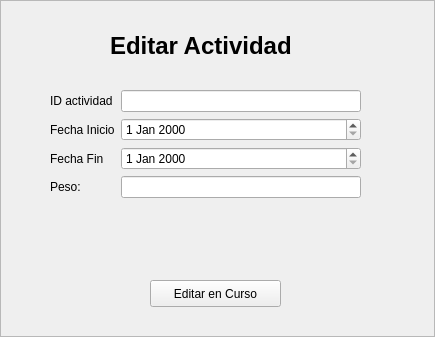
<?xml version="1.0" encoding="UTF-8"?>
<ui version="4.0">
 <class>Frame</class>
 <widget class="QFrame" name="Frame">
  <property name="geometry">
   <rect>
    <x>0</x>
    <y>0</y>
    <width>435</width>
    <height>337</height>
   </rect>
  </property>
  <property name="windowTitle">
   <string>Frame</string>
  </property>
  <property name="frameShape">
   <enum>QFrame::StyledPanel</enum>
  </property>
  <property name="frameShadow">
   <enum>QFrame::Raised</enum>
  </property>
  <widget class="QLabel" name="etiquetaTitulo">
   <property name="geometry">
    <rect>
     <x>110</x>
     <y>30</y>
     <width>251</width>
     <height>31</height>
    </rect>
   </property>
   <property name="font">
    <font>
     <pointsize>18</pointsize>
     <weight>75</weight>
     <bold>true</bold>
    </font>
   </property>
   <property name="text">
    <string>Editar Actividad</string>
   </property>
  </widget>
  <widget class="QWidget" name="formLayoutWidget">
   <property name="geometry">
    <rect>
     <x>50</x>
     <y>90</y>
     <width>311</width>
     <height>181</height>
    </rect>
   </property>
   <layout class="QFormLayout" name="formLayout">
    <item row="0" column="0">
     <widget class="QLabel" name="etiquetaIDActividad">
      <property name="text">
       <string>ID actividad</string>
      </property>
     </widget>
    </item>
    <item row="1" column="0">
     <widget class="QLabel" name="etiquetaFechaInicio">
      <property name="text">
       <string>Fecha Inicio</string>
      </property>
     </widget>
    </item>
    <item row="2" column="0">
     <widget class="QLabel" name="etiquetaFechaFin">
      <property name="text">
       <string>Fecha Fin</string>
      </property>
     </widget>
    </item>
    <item row="1" column="1">
     <widget class="QDateEdit" name="selectorFechaInicio"/>
    </item>
    <item row="0" column="1">
     <widget class="QLineEdit" name="campoIDActividad"/>
    </item>
    <item row="2" column="1">
     <widget class="QDateEdit" name="selectorFechaFin"/>
    </item>
    <item row="3" column="0">
     <widget class="QLabel" name="etiquetaPeso">
      <property name="text">
       <string>Peso:</string>
      </property>
     </widget>
    </item>
    <item row="3" column="1">
     <widget class="QLineEdit" name="campoPeso"/>
    </item>
   </layout>
  </widget>
  <widget class="QPushButton" name="botonEditar">
   <property name="geometry">
    <rect>
     <x>150</x>
     <y>280</y>
     <width>131</width>
     <height>27</height>
    </rect>
   </property>
   <property name="text">
    <string>Editar en Curso</string>
   </property>
  </widget>
 </widget>
 <resources/>
 <connections/>
</ui>
